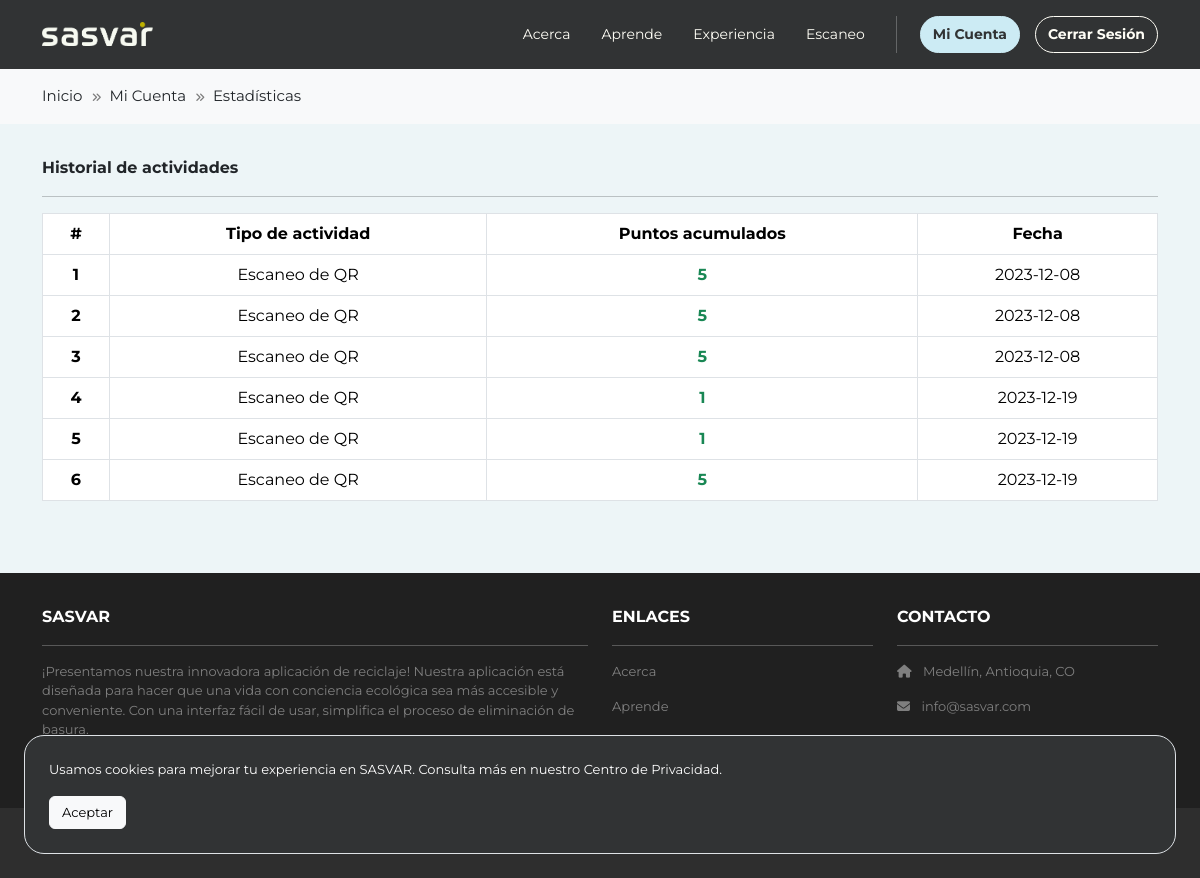
Before: /mi-cuenta/estadisticas (signed in) with the older database file.
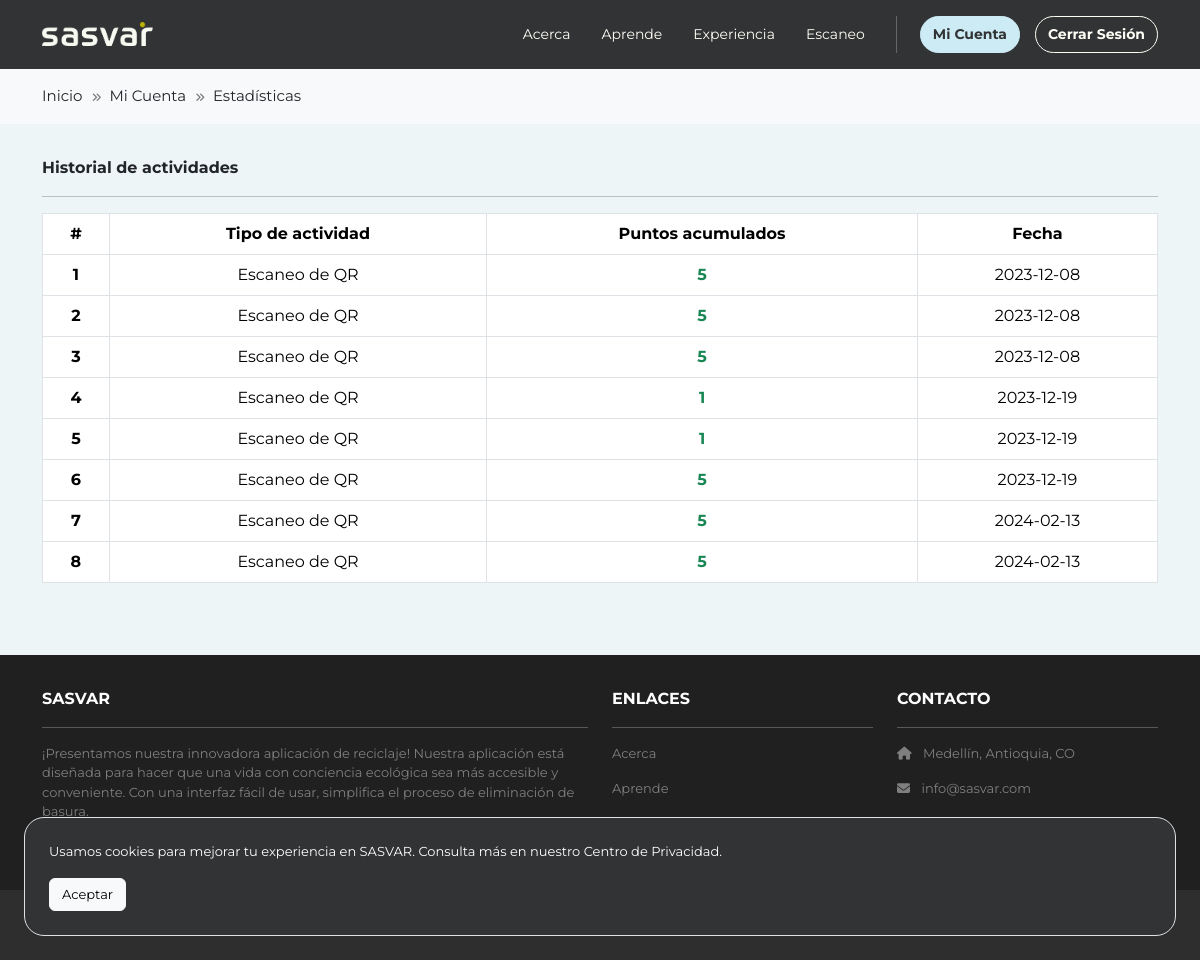
After: the same page with the newer database file.
### accounts/models.py (models this page shows, shortened)
class UserHistory(models.Model):
    created_at = models.DateTimeField(auto_now_add=True)
    type_of_activity = models.CharField(max_length=50, choices=[('QR_SCAN', 'QR Scan')])
    accumulated_points = models.IntegerField(default=0)
    user = models.ForeignKey(User, on_delete=models.CASCADE)

### accounts/views.py (the view)
# urls.py: path('estadisticas', views.stats, name='accounts.stats'),
@login_required
def stats(request):
    viewData = {}
    viewData["title"] = "Mis estadísticas"
    viewData["breadcrumbItems"] = [
        {"name": "Inicio", "route": "home.index"},
        {"name": "Mi Cuenta", "route": "accounts.index"},
        {"name": "Estadísticas", "route": "accounts.stats"},
    ]
    viewData["user_history_entries"] = UserHistory.objects.filter(user=request.user)
    return render(request, 'accounts/stats.html', {"viewData": viewData})

### accounts/templates/accounts/stats.html
{% extends 'base.html' %}
{% block content %}
<div class="p-3">
  <div class="container mb-3">
    <div class="row mt-3">
      <div class="mx-auto mb-4">
        <b>Historial de actividades</b>
        <hr />
        <table class="table table-bordered table-center">
          <thead>
            <tr>
              <th scope="col">#</th>
              <th scope="col">Tipo de actividad</th>
              <th scope="col">Puntos acumulados</th>
              <th scope="col">Fecha</th>
            </tr>
          </thead>
          <tbody>
            {% for entry in viewData.user_history_entries %}
            <tr>
              <th scope="row">{{ forloop.counter }}</th>
              <td>Escaneo de QR</td>
              <td><span class="fw-bold text-success">{{ entry.accumulated_points }}</span></td>
              <td>{{ entry.created_at|date:"Y-m-d" }}</td>
            </tr>
            {% endfor %}
          </tbody>
        </table>
      </div>
    </div>
  </div>
</div>
{% endblock content %}

### recycling/templates/base.html (shortened to what this page needs)
<!DOCTYPE html>
<html>
  {% load static %}
  <head>
    <link href="https://cdn.jsdelivr.net/npm/bootstrap@5.3.2/dist/css/bootstrap.min.css" rel="stylesheet">
    <link rel="stylesheet" type="text/css" href="{% static 'css/style.css' %}">
    <link rel="stylesheet" href="https://cdnjs.cloudflare.com/ajax/libs/font-awesome/6.1.1/css/all.min.css">
  </head>
  <body>
    <nav class="p-3 navbar navbar-dark bg-dark navbar-expand-lg bg-body-sasvar pb-3">
      <div class="container">
        <a class="navbar-brand" href="{% url 'home.index' %}">
          <img src="{% static 'images/logo-sasvar.png' %}" alt="logo" height="24" class="me-2" />
        </a>
        <div class="collapse navbar-collapse" id="navbarNavAltMarkup">
          <div class="navbar-nav ms-auto navbar-ml">
            <a class="nav-link" href="{% url 'home.about' %}">Acerca</a>
            <a class="nav-link" href="{% url 'home.learn' %}">Aprende</a>
            <a class="nav-link" href="{% url 'home.experience' %}">Experiencia</a>
            <a class="nav-link sv-mr" href="{% url 'scanner.index' %}">Escaneo</a>
            {% if user.is_authenticated %}
              <a class="btn btn-primary btn-sv btn-sv-mt" href="{% url 'accounts.index' %}">Mi Cuenta</a>
              <a class="btn btn-primary btn-sv-secondary btn-svs-mt" href="{% url 'accounts.logout' %}">Cerrar Sesión</a>
            {% else %}
              <a class="btn btn-primary btn-sv btn-sv-mt" href="{% url 'accounts.login' %}">Iniciar Sesión</a>
              <a class="btn btn-primary btn-sv-secondary btn-svs-mt" href="{% url 'accounts.signup' %}">Registro</a>
            {% endif %}
          </div>
        </div>
      </div>
    </nav>
    {% include 'breadcrumb.html' %}
    <div class="sv-blue">
      {% block content %}
      {% endblock content %}
    </div>
    {% include 'cookieconsent.html' %}
    <section class="p-3 rc-footer d-none d-md-block">
      <div class="container">
        <div class="row mt-3 text-white">
          <div class="col-md-6 col-lg-6 col-xl-6 mx-auto mb-4">
            <b>SASVAR</b>
            <hr />
            <p class="font-13 rc-footer-font">¡Presentamos nuestra innovadora aplicación de reciclaje! Nuestra
              aplicación está diseñada para hacer que una vida con conciencia ecológica sea más accesible y
              conveniente. Con una interfaz fácil de usar, simplifica el proceso de eliminación de basura.</p>
          </div>
          <div class="col-md-3 col-lg-3 col-xl-3 mx-auto mb-4">
            <b>ENLACES</b>
            <hr />
            <p class="font-13 rc-footer-font"><a class="nav-link" href="{% url 'home.about' %}">Acerca</a></p>
            <p class="font-13 rc-footer-font"><a class="nav-link" href="{% url 'home.learn' %}">Aprende</a></p>
            <p class="font-13 rc-footer-font"><a class="nav-link" href="{% url 'home.locate' %}">Encuentra</a></p>
          </div>
          <div class="col-md-3 col-lg-3 col-xl-3 mx-auto mb-4">
            <b>CONTACTO</b>
            <hr />
            <p class="font-13 rc-footer-font"><i class="fas fa-home me-2"></i> Medellín, Antioquia, CO</p>
            <p class="font-13 rc-footer-font"><i class="fas fa-envelope me-2"></i> info@sasvar.com</p>
            <p class="font-13 rc-footer-font"> +57 (604) 2619500</p>
          </div>
        </div>
      </div>
    </section>
    <section class="p-3 rc-footer-bottom">
      <div class="container d-flex justify-content-between">
        <div class="me-5 rc-footer-bottom-copy text-white">
          <span>DISEÑADO POR <a href="https://www.eafit.edu.co" target="_blank">EAFIT</a></span>
        </div>
        <div class="rc-footer-bottom-copy text-white font-13">
          <span>© Copyright - 2024</span>
        </div>
      </div>
    </section>
  </body>
</html>

### recycling/templates/breadcrumb.html
{% if viewData.breadcrumbItems %}
<section class="p-3 rc-breadcrumb">
  <div class="container d-flex justify-content-between">
    <div class="me-5 rc-header-top-contact">
      {% for item in viewData.breadcrumbItems %}
        {% if forloop.first %}
          <span><a href="{% url item.route %}">{{ item.name }}</a></span>
        {% elif forloop.last %}
          <span class="rc-breadcrumb-item">{{ item.name }}</span>
        {% else %}
          <span class="rc-breadcrumb-item"><a href="{% url item.route %}">{{ item.name }}</a></span>
        {% endif %}
      {% endfor %}
    </div>
  </div>
</section>
{% endif %}

### recycling/templates/cookieconsent.html (shortened to what this page needs)
<div id="cookieConsentPopup" class="cookie-consent" style="display:none">
  <div class="fixed-bottom p-4">
    <div class="bg-dark text-white w-100 mw-100 border sv-border-20">
      <div class="p-4 d-flex flex-column">
      <p class="font-13">Usamos cookies para mejorar tu experiencia en SASVAR. Consulta más en nuestro Centro de Privacidad.</p>
      <div class="ml-auto">
        <button class="btn btn-light font-13" onclick="acceptCookies()">Aceptar</button>
      </div>
    </div>
    </div>
  </div>
</div>

### recycling/static/css/style.css (style rules this page uses)
body { font-family: 'Montserrat'; background-color: #FFF; }
.sv-blue { background-color: #EDF5F7; }
.rc-header-top-contact { font-size: 15px; }
.rc-footer { background-color: #202020; }
.rc-footer-bottom { background-color: #2E2E2E; }
.rc-footer-bottom-copy { font-size: 14px; margin: 0; line-height: 38px; }
.rc-footer-bottom-copy a { color: #6ab43e; text-decoration: none; }
.rc-footer-font { color: #7F7F7F; }
.bg-body-sasvar { background-color: #252527; }
.bg-body-sasvar a.nav-link { color: #FFFEF6 !important; font-size: 14px; }
.navbar-brand { margin-top: -5px !important; }
.rc-breadcrumb { --bs-bg-opacity: 1; background-color: rgba(var(--bs-tertiary-bg-rgb),var(--bs-bg-opacity))!important; }
.rc-breadcrumb-item::before { color: #7c7c7c; content: "\f101"; display: inline-block; font-family: "FontAwesome"; font-size: 10px; padding: 0 8px 0 5px; }
.rc-breadcrumb a, .rc-breadcrumb-item a { color: var(--bs-body-color) !important; text-decoration: none !important; }
.table-center th, .table-center td { text-align: center; vertical-align: middle !important; }
.sv-border-20 { border-radius: 20px !important; }
.font-13 { font-size: 13px; }
.bg-dark { background-color: #313334 !important; }
@media (min-width: 992px) { .navbar-ml a { margin-left: 15px; } }
@media (min-width: 992px) { .sv-mr { margin-right: 15px; } }
.btn-sv, .btn-sv:active, .btn-sv:focus { background-color: #CCEBF4 !important; color: #313334 !important; border-radius: 20px; border: 1px solid #CCEBF4 !important; font-size: 14px; font-weight: bold; display: flex; align-items: center; justify-content: center; }
.btn-sv-secondary, .btn-sv-secondary:active, .btn-sv-secondary:focus { background-color: #313334 !important; color: #FFFEF6 !important; border-radius: 20px; border: 1px solid #FFFEF6 !important; font-size: 14px; display: flex; align-items: center; justify-content: center; font-weight: bold; }

Changed rows visible on the page:
added UserHistory: accumulated_points "5", created_at "2024-02-13"
added UserHistory: accumulated_points "5", created_at "2024-02-13"
